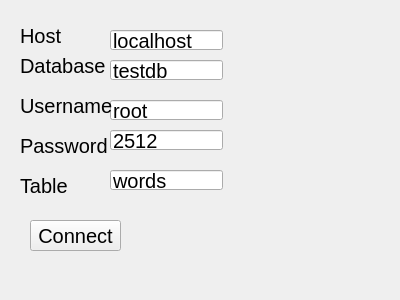
<?xml version="1.0" encoding="UTF-8"?>
<ui version="4.0">
 <class>databaseConnection</class>
 <widget class="QWidget" name="databaseConnection">
  <property name="geometry">
   <rect>
    <x>0</x>
    <y>0</y>
    <width>400</width>
    <height>300</height>
   </rect>
  </property>
  <property name="windowTitle">
   <string>Form</string>
  </property>
  <widget class="QLineEdit" name="DatabaseLineEdit">
   <property name="geometry">
    <rect>
     <x>110</x>
     <y>60</y>
     <width>113</width>
     <height>20</height>
    </rect>
   </property>
   <property name="font">
    <font>
     <pointsize>15</pointsize>
    </font>
   </property>
   <property name="text">
    <string>testdb</string>
   </property>
  </widget>
  <widget class="QLabel" name="label">
   <property name="geometry">
    <rect>
     <x>20</x>
     <y>50</y>
     <width>101</width>
     <height>31</height>
    </rect>
   </property>
   <property name="font">
    <font>
     <pointsize>15</pointsize>
    </font>
   </property>
   <property name="text">
    <string>Database</string>
   </property>
  </widget>
  <widget class="QPushButton" name="ConnectButton">
   <property name="geometry">
    <rect>
     <x>30</x>
     <y>220</y>
     <width>91</width>
     <height>31</height>
    </rect>
   </property>
   <property name="font">
    <font>
     <pointsize>15</pointsize>
    </font>
   </property>
   <property name="text">
    <string>Connect</string>
   </property>
  </widget>
  <widget class="QLabel" name="label_2">
   <property name="geometry">
    <rect>
     <x>20</x>
     <y>20</y>
     <width>101</width>
     <height>31</height>
    </rect>
   </property>
   <property name="font">
    <font>
     <pointsize>15</pointsize>
    </font>
   </property>
   <property name="text">
    <string>Host</string>
   </property>
  </widget>
  <widget class="QLineEdit" name="UsernameLineEdit">
   <property name="geometry">
    <rect>
     <x>110</x>
     <y>100</y>
     <width>113</width>
     <height>20</height>
    </rect>
   </property>
   <property name="font">
    <font>
     <pointsize>15</pointsize>
    </font>
   </property>
   <property name="text">
    <string>root</string>
   </property>
  </widget>
  <widget class="QLineEdit" name="HostLineEdit">
   <property name="geometry">
    <rect>
     <x>110</x>
     <y>30</y>
     <width>113</width>
     <height>20</height>
    </rect>
   </property>
   <property name="font">
    <font>
     <pointsize>15</pointsize>
    </font>
   </property>
   <property name="text">
    <string>localhost</string>
   </property>
  </widget>
  <widget class="QLabel" name="label_3">
   <property name="geometry">
    <rect>
     <x>20</x>
     <y>90</y>
     <width>101</width>
     <height>31</height>
    </rect>
   </property>
   <property name="font">
    <font>
     <pointsize>15</pointsize>
    </font>
   </property>
   <property name="text">
    <string>Username</string>
   </property>
  </widget>
  <widget class="QLineEdit" name="PasswordLineEdit">
   <property name="geometry">
    <rect>
     <x>110</x>
     <y>130</y>
     <width>113</width>
     <height>20</height>
    </rect>
   </property>
   <property name="font">
    <font>
     <pointsize>15</pointsize>
    </font>
   </property>
   <property name="text">
    <string>2512</string>
   </property>
  </widget>
  <widget class="QLabel" name="label_4">
   <property name="geometry">
    <rect>
     <x>20</x>
     <y>130</y>
     <width>101</width>
     <height>31</height>
    </rect>
   </property>
   <property name="font">
    <font>
     <pointsize>15</pointsize>
    </font>
   </property>
   <property name="text">
    <string>Password</string>
   </property>
  </widget>
  <widget class="QLabel" name="label_5">
   <property name="geometry">
    <rect>
     <x>20</x>
     <y>170</y>
     <width>101</width>
     <height>31</height>
    </rect>
   </property>
   <property name="font">
    <font>
     <pointsize>15</pointsize>
    </font>
   </property>
   <property name="text">
    <string>Table</string>
   </property>
  </widget>
  <widget class="QLineEdit" name="TableLineEdit">
   <property name="geometry">
    <rect>
     <x>110</x>
     <y>170</y>
     <width>113</width>
     <height>20</height>
    </rect>
   </property>
   <property name="font">
    <font>
     <pointsize>15</pointsize>
    </font>
   </property>
   <property name="text">
    <string>words</string>
   </property>
  </widget>
 </widget>
 <resources/>
 <connections/>
</ui>
